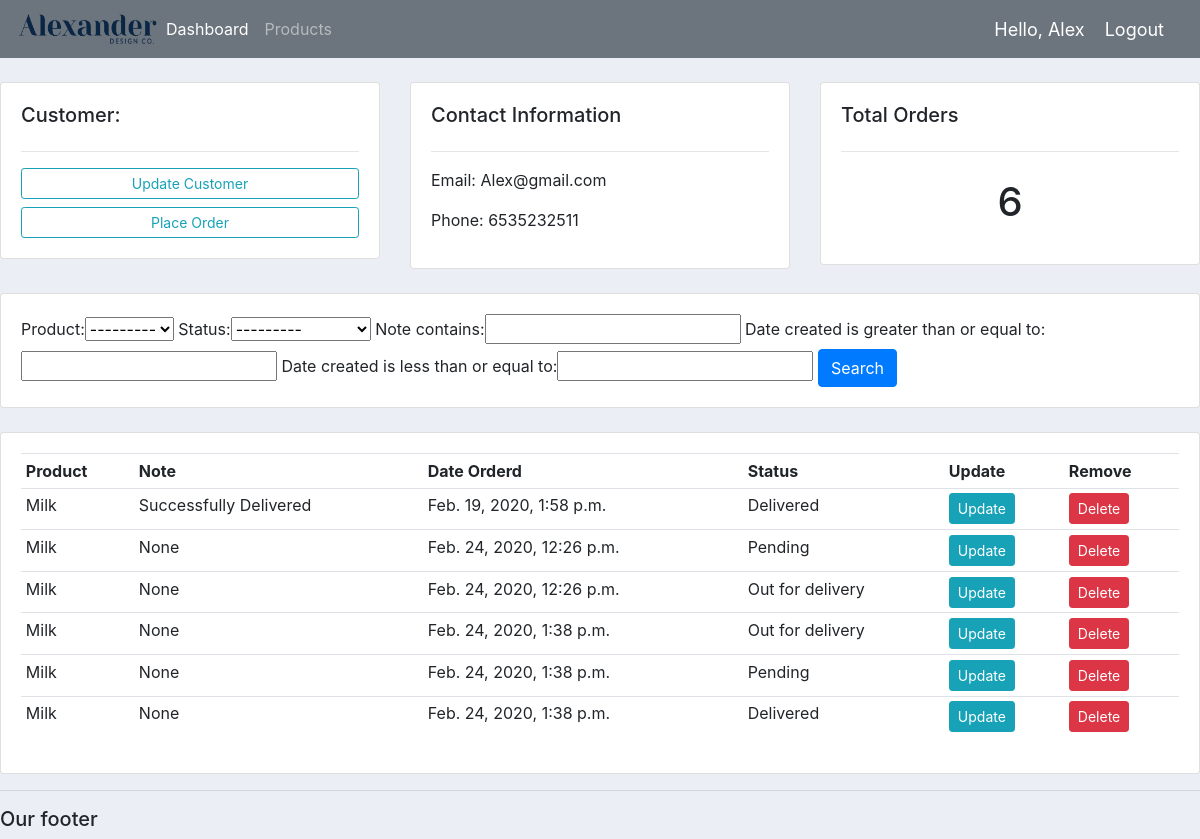
The app's page /customer/1/ (signed in) with its own data.
### accounts/models.py (models this page shows, shortened)
class Customer(models.Model):
    user = models.OneToOneField(User, null=True, blank=True, on_delete=models.CASCADE)
    name = models.CharField(max_length=200, null=True)
    phone = models.CharField(max_length=200, null=True)
    email = models.CharField(max_length=200, null=True)
    profile_pic = models.ImageField(default="profile1.png", null=True, blank=True)
    date_created = models.DateTimeField(auto_now_add=True, null=True)

class Order(models.Model):
    STATUS = (
        ('Pending', 'Pending'),
        ('Out for delivery', 'Out for delivery'),
        ('Delivered', 'Delivered'),
    )
    customer = models.ForeignKey(Customer, null=True, on_delete=models.SET_NULL)
    product = models.ForeignKey(Product, null=True, on_delete=models.SET_NULL)
    date_created = models.DateTimeField(auto_now_add=True, null=True)
    status = models.CharField(max_length=200, null=True, choices=STATUS)
    note = models.CharField(max_length=1000, null=True)

class Product(models.Model):
    CATEGORY = (
        ('Indoor', 'Indoor'),
        ('Out Door', 'Out Door'),
    )
    name = models.CharField(max_length=200, null=True)
    price = models.FloatField(null=True)
    category = models.CharField(max_length=200, null=True, choices=CATEGORY)
    description = models.CharField(max_length=200, null=True, blank=True)
    date_created = models.DateTimeField(auto_now_add=True, null=True)
    tags = models.ManyToManyField(Tag)
    def __str__(self):
        return self.name

### accounts/decorators.py (the view)
        def wrapper_func(request, *args, **kwargs):
            group = None
            if request.user.groups.exists():
                group = request.user.groups.all()[0].name
            if group in allowed_roles:
                return view_func(request, *args, **kwargs)
            else:
                return HttpResponse('you are not authorized to view this page')

### accounts/views.py (called while the page is built)
@login_required(login_url='login')
@allowed_users(allowed_roles=['admin'])
def customer(request, pk_test):
    customer = Customer.objects.get(id=pk_test)
    orders = customer.order_set.all()
    order_count = orders.count()
    myFilter = OrderFilter(request.GET, queryset=orders)
    orders = myFilter.qs
    context = {'customer': customer, 'orders': orders, 'order_count': order_count,
               'myFilter': myFilter}
    return render(request, 'accounts/customer.html', context)

### accounts/templates/accounts/customer.html
{%  extends 'accounts/main.html' %}
{% block content %}
	<br>
<div class="row">
	<div class="col-md">
		<div class="card card-body">
			<h5>Customer:</h5>
			<hr>
			<a class="btn btn-outline-info  btn-sm btn-block" href="">Update Customer</a>
			<a class="btn btn-outline-info  btn-sm btn-block" href="{% url 'create_order' customer.id %}">Place Order</a>
		</div>
	</div>
	<div class="col-md">
		<div class="card card-body">
			<h5>Contact Information</h5>
			<hr>
			<p>Email: {{customer.email}}</p>
			<p>Phone: {{customer.phone}}</p>
		</div>
	</div>
	<div class="col-md">
		<div class="card card-body">
			<h5>Total Orders</h5>
			<hr>
			<h1 style="text-align: center;padding: 10px">{{order_count}}</h1>
		</div>
	</div>
</div>
<br>
<div class="row">
	<div class="col">
		<div class="card card-body">
			<form method="get">
				{{myFilter.form}}
		    <button class="btn btn-primary" type="submit">Search</button>
		  </form>
		</div>
	</div>
</div>
<br>
<div class="row">
	<div class="col-md">
		<div class="card card-body">
			<table class="table table-sm">
				<tr>
					<th>Product</th>
					<th>Note</th>
					<th>Date Orderd</th>
					<th>Status</th>
					<th>Update</th>
					<th>Remove</th>
				</tr>
				{% for order in orders %}
				<tr>
					<td>{{order.product}}</td>
					<td>{{order.note}}</td>
					<td>{{order.date_created}}</td>
					<td>{{order.status}}</td>
					<td><a class="btn btn-sm btn-info" href="{% url 'update_order' order.id %}">Update</a></td>
					<td><a class="btn btn-sm btn-danger" href="{% url 'delete_order' order.id %}">Delete</a></td>
				</tr>
				{% endfor %}
			</table>
		</div>
	</div>
</div>
{% endblock %}

### accounts/templates/accounts/navbar.html (shortened to what this page needs)
{% load static %}
<nav class="navbar navbar-expand-lg navbar-dark bg-secondary">
 <img src="{% static 'images/logo.png' %}" bgcolor="blue" height="42" width="142">
  <div class="collapse navbar-collapse" id="navbarNav">
    <ul class="navbar-nav">
        {% if request.user.is_staff %}
      <li class="nav-item active">
        <a class="nav-link" href="{% url 'home' %}">Dashboard</a>
      </li>
      <li class="nav-item">
        <a class="nav-link" href="{% url 'products' %}">Products</a>
      </li>
        {% else %}
      <li class="nav-item">
        <a class="nav-link" href="{% url 'account' %}">Settings</a>
      </li>
        {% endif %}
    </ul>
  </div>
    <span class="hello-msg">Hello, {{request.user}}</span>
    <span><a class="hello-msg" href="{% url 'logout' %}">Logout</a></span>
</nav>

### static/css/main.css (style rules this page uses)
body { background-color: #ebeff5; }

### accounts/templates/accounts/navbar.html (style rules this page uses)
.hello-msg { font-size: 18px; color: #fff; margin-right: 20px; }

### records on screen
Customer: email "Alex@gmail.com", phone "6535232511"
Order: product "Milk", note "Successfully Delivered", date_created "Feb. 19, 2020, 1:58 p.m.", status "Delivered"
Order: product "Milk", note "None", date_created "Feb. 24, 2020, 12:26 p.m.", status "Pending"
Order: product "Milk", note "None", date_created "Feb. 24, 2020, 12:26 p.m.", status "Out for delivery"
Order: product "Milk", note "None", date_created "Feb. 24, 2020, 1:38 p.m.", status "Out for delivery"
Order: product "Milk", note "None", date_created "Feb. 24, 2020, 1:38 p.m.", status "Pending"
Order: product "Milk", note "None", date_created "Feb. 24, 2020, 1:38 p.m.", status "Delivered"

### other values on screen
{{ request.user }} "Alex"
{{ order_count }} "6"
